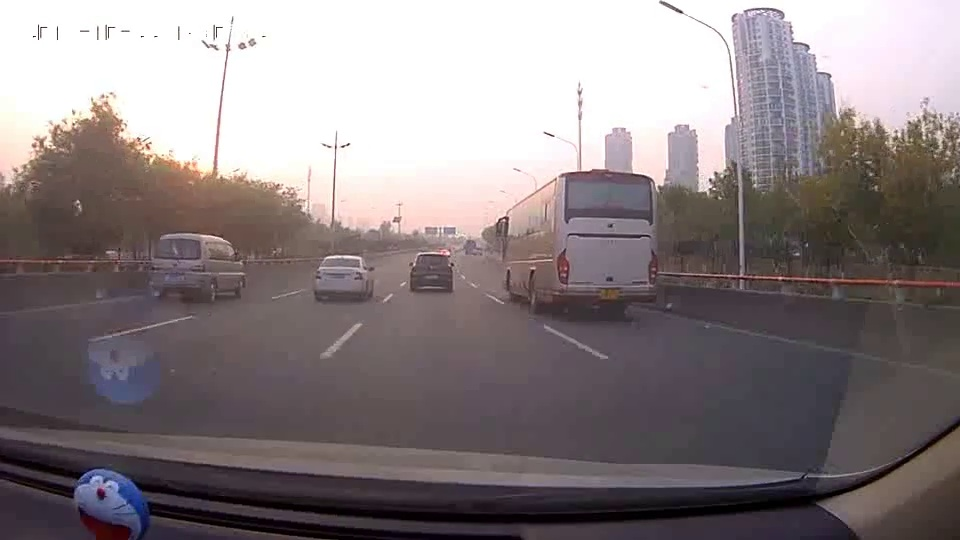
#> input picture task1_车道线检测_图像阈值/cut_imgs/5.jpg, 960 x 540 px, found by its file name
$ python '4 Canny_Edge_Detection.py'
#> lines starting #> are read from the running program, lines starting #| are printed output that depends on the picture
#!/usr/bin/env/ python
# -*- coding:utf-8 -*-
# Created by: Vanish
# Created on: 2018/12/12


import matplotlib.image as mplimg
import matplotlib.pyplot as plt
import cv2

blur_ksize = 5  # Gaussian blur kernel size
canny_lthreshold = 75  # Canny edge detection low threshold
canny_hthreshold = 125  # Canny edge detection high threshold
img = mplimg.imread('./cut_imgs/5.jpg')
#> img is the input picture: shape (540, 960, 3); mean R, G, B 137.5, 128.2, 130.2
gray = cv2.cvtColor(img, cv2.COLOR_RGB2GRAY)
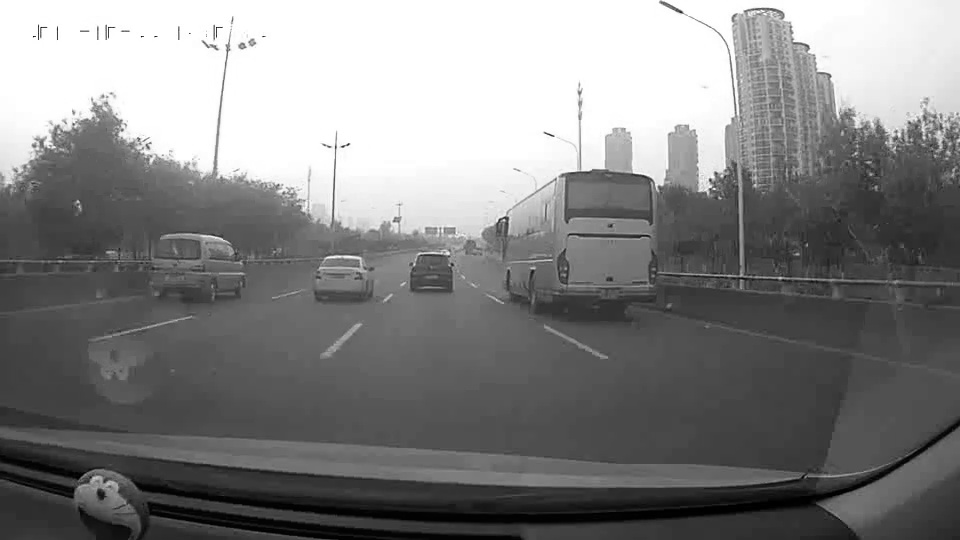
#> gray: shape (540, 960); min 0, max 255, mean 131.2
blur_gray = cv2.GaussianBlur(gray, (blur_ksize, blur_ksize), 0, 0)
edges = cv2.Canny(blur_gray, canny_lthreshold, canny_hthreshold)
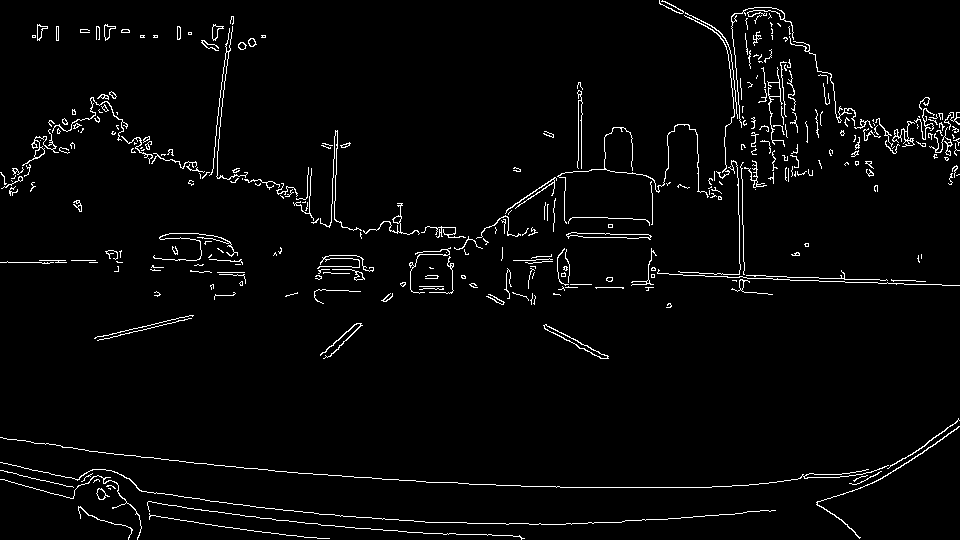
#> edges: shape (540, 960); 2.9% white in thin lines or dots
plt.imshow(edges)
plt.show()

$ run again, with task1_车道线检测_图像阈值/cut_imgs/1.jpg copied over task1_车道线检测_图像阈值/cut_imgs/5.jpg
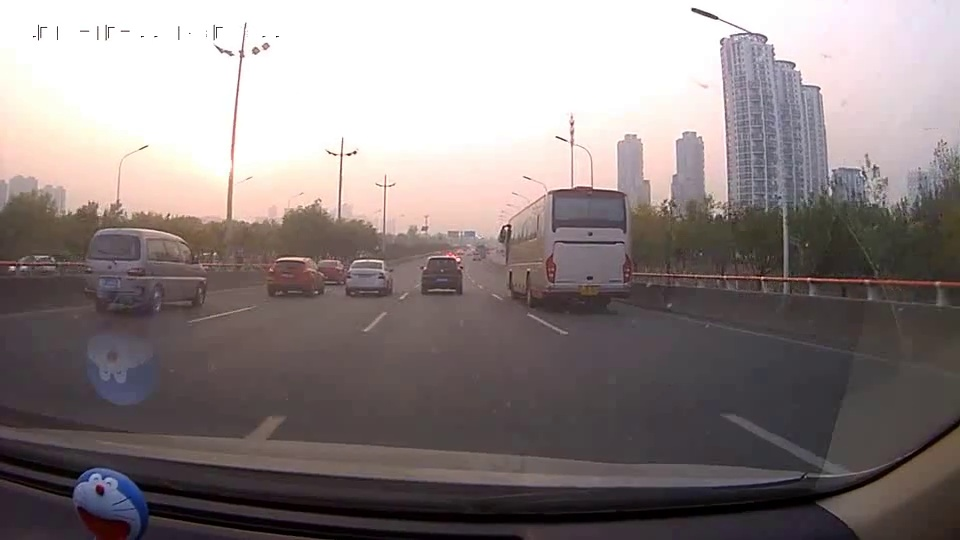
#> input picture task1_车道线检测_图像阈值/cut_imgs/1.jpg, 960 x 540 px, found by its file name
#> img is the input picture: shape (540, 960, 3); mean R, G, B 139.8, 130.1, 129.9
#> `gray = cv2.cvtColor(img, cv2.COLOR_RGB2GRAY)`:
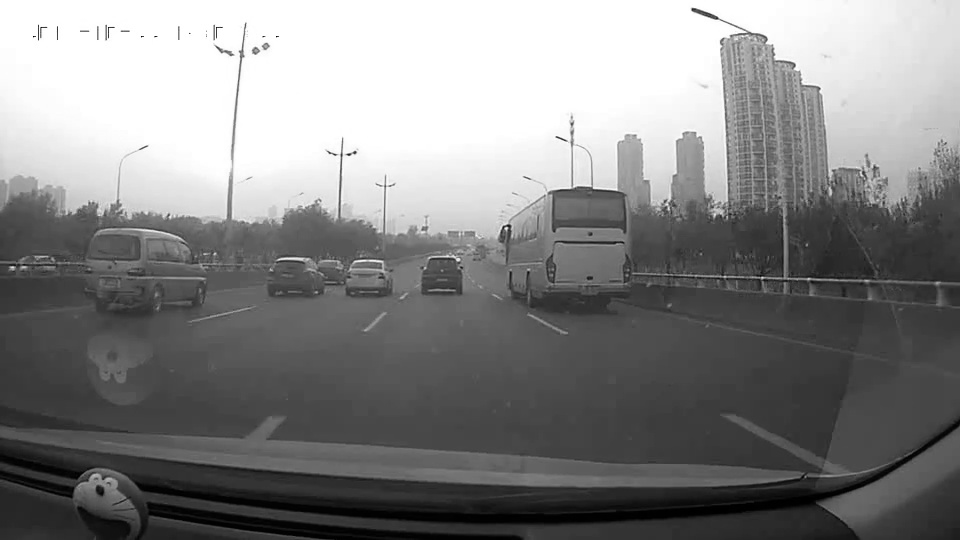
#> gray: shape (540, 960); min 0, max 255, mean 133
#> `edges = cv2.Canny(blur_gray, canny_lthreshold, canny_hthreshold)`:
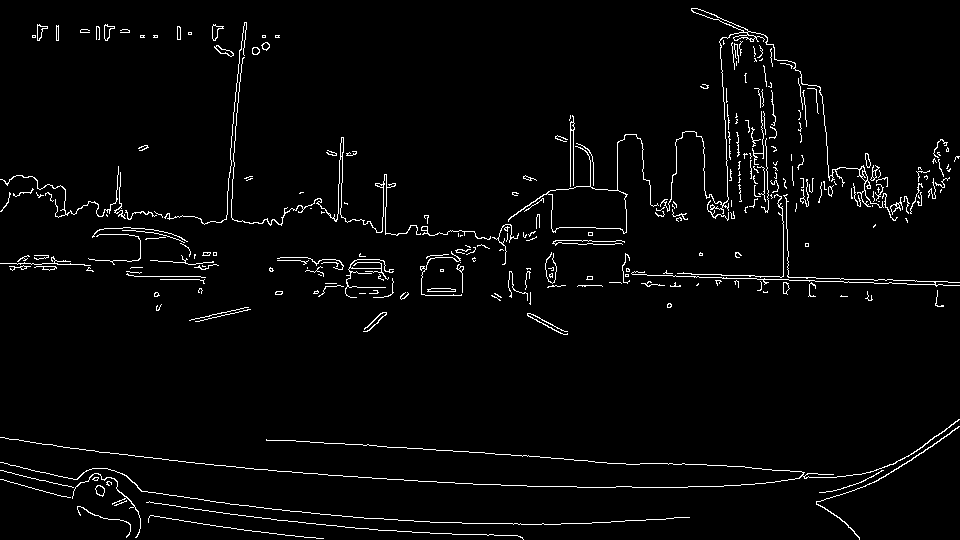
#> edges: shape (540, 960); 2.8% white in thin lines or dots

$ run again, with task1_车道线检测_图像阈值/cut_imgs/2.jpg copied over task1_车道线检测_图像阈值/cut_imgs/5.jpg
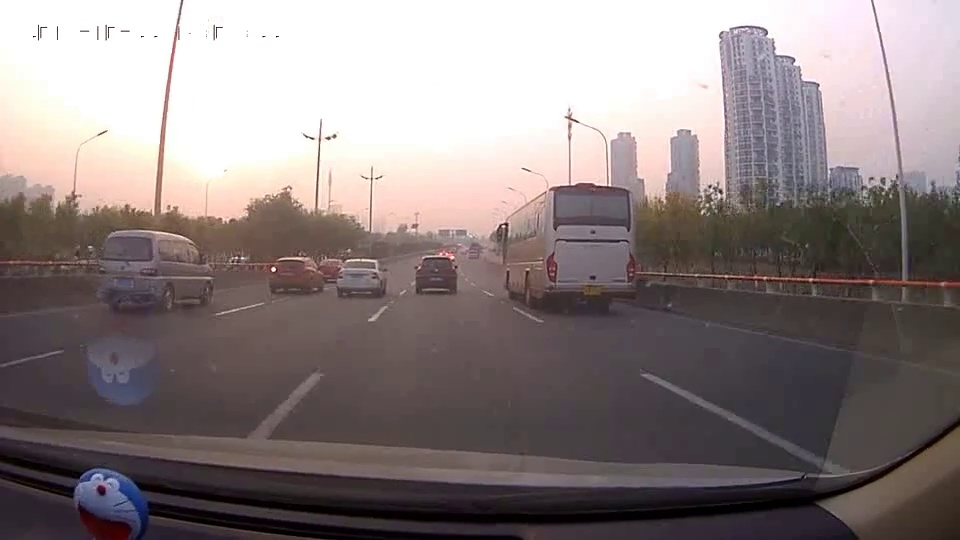
#> input picture task1_车道线检测_图像阈值/cut_imgs/2.jpg, 960 x 540 px, found by its file name
#> img is the input picture: shape (540, 960, 3); mean R, G, B 139.2, 128.5, 128.4
#> `gray = cv2.cvtColor(img, cv2.COLOR_RGB2GRAY)`:
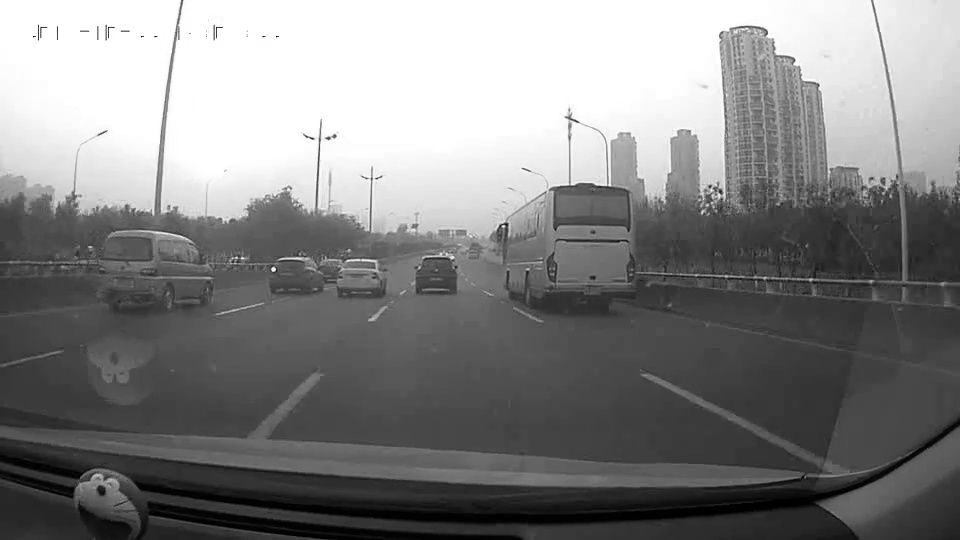
#> gray: shape (540, 960); min 0, max 255, mean 131.7
#> `edges = cv2.Canny(blur_gray, canny_lthreshold, canny_hthreshold)`:
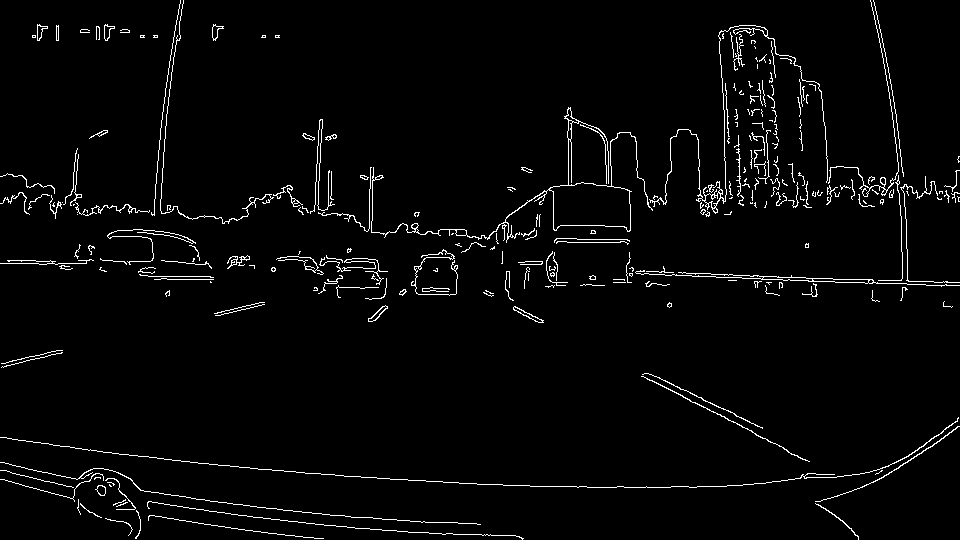
#> edges: shape (540, 960); 2.8% white in thin lines or dots
